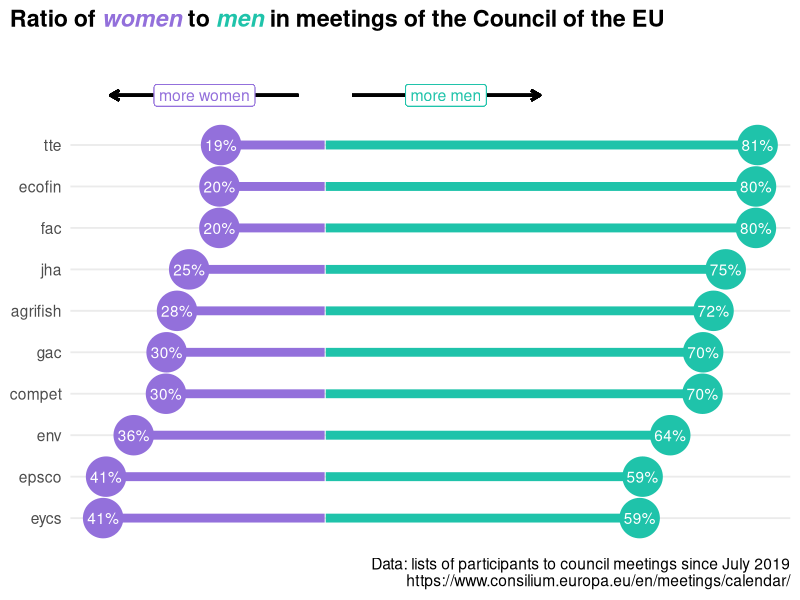

This chart was generated by the following R code:
## ---- chunk 1
knitr::opts_chunk$set(echo = TRUE)
## ---- chunk 2
library(tidyverse)
library(ggforce)
library(ggtext)
## ---- chunk 3
male_female <- read_csv2("../data/list_council_meetings_participants.csv") %>% 
  mutate(female_male = case_when(str_detect(name, pattern = "^Mr") ~ "male",
                                 str_detect(name, pattern = "^Ms") ~ "female",
                                 TRUE ~ NA_character_)) %>% 
  filter(!is.na(female_male)) %>% 
  group_by(abbr, female_male) %>% 
  summarise(n = n()) %>% 
  mutate(pct=n/sum(n)*100,
         pct = case_when(female_male == "female" ~ pct*-1,
                         TRUE ~ pct)) %>% 
  filter(abbr != "gac_NA.pdf")
  
male_female_plot <- male_female %>% 
  select(-n) %>% 
  pivot_wider(names_from = female_male, values_from = pct) %>% 
  ungroup() %>% 
  mutate(abbr = factor(abbr, ordered = TRUE),
         abbr = fct_reorder(abbr, female))
## ---- chunk 4
theme_set(theme_minimal(base_size = 14))

theme_update(panel.grid.minor.x = element_blank(),
             panel.grid.major.x = element_blank(),
             axis.text.x = element_blank(),
             plot.title = element_markdown(face = 'bold'),
             plot.title.position = 'plot')

ggplot(male_female_plot)+
  geom_linerange(aes(xmin = female, xmax = -0.1, y = abbr), size = 3, color = "#9370db")+
  geom_linerange(aes(xmin = male, xmax = 0.1, y = abbr), size = 3, color = "#1fc3aa")+
  geom_point(aes(x = female, y = abbr), color = "#9370db", size = 13)+
  geom_point(aes(x = male, y = abbr), color = "#1fc3aa", size = 13)+
  geom_text(aes(x = female, y = abbr, label = glue::glue("{as.character(round(female*-1,0))}%")), color = "white")+
  geom_text(aes(x = male, y = abbr, label = glue::glue("{as.character(round(male,0))}%")), color = "white")+
  geom_segment(aes(x = -5, xend = -40, y = 11.2, yend = 11.2), arrow = arrow(length = unit(0.1, "inches")), size = 1)+
  geom_segment(aes(x = 5, xend = 40, y = 11.2, yend = 11.2), arrow = arrow(length = unit(0.1, "inches")), size = 1)+
  geom_label(aes(label="more women", x=(-5-40)/2), y = 11.2, size=4, color = "#9370db")+
  geom_label(aes(label="more men", x=(5+40)/2), y = 11.2, size=4, color = "#1fc3aa")+
  expand_limits(y = 12.5)+
  labs(x = NULL, y = NULL,
       caption = "Data: lists of participants to council meetings since July 2019\nhttps://www.consilium.europa.eu/en/meetings/calendar/",
       title = "Ratio of <i style='color:#9370db;'>women</i> to <i style='color:#1fc3aa;'>men</i> in meetings of the Council of the EU")

#ggsave("../misc/graph_genderratio.png", dpi = 300, width = 11, height = 8, bg = "white")
  
